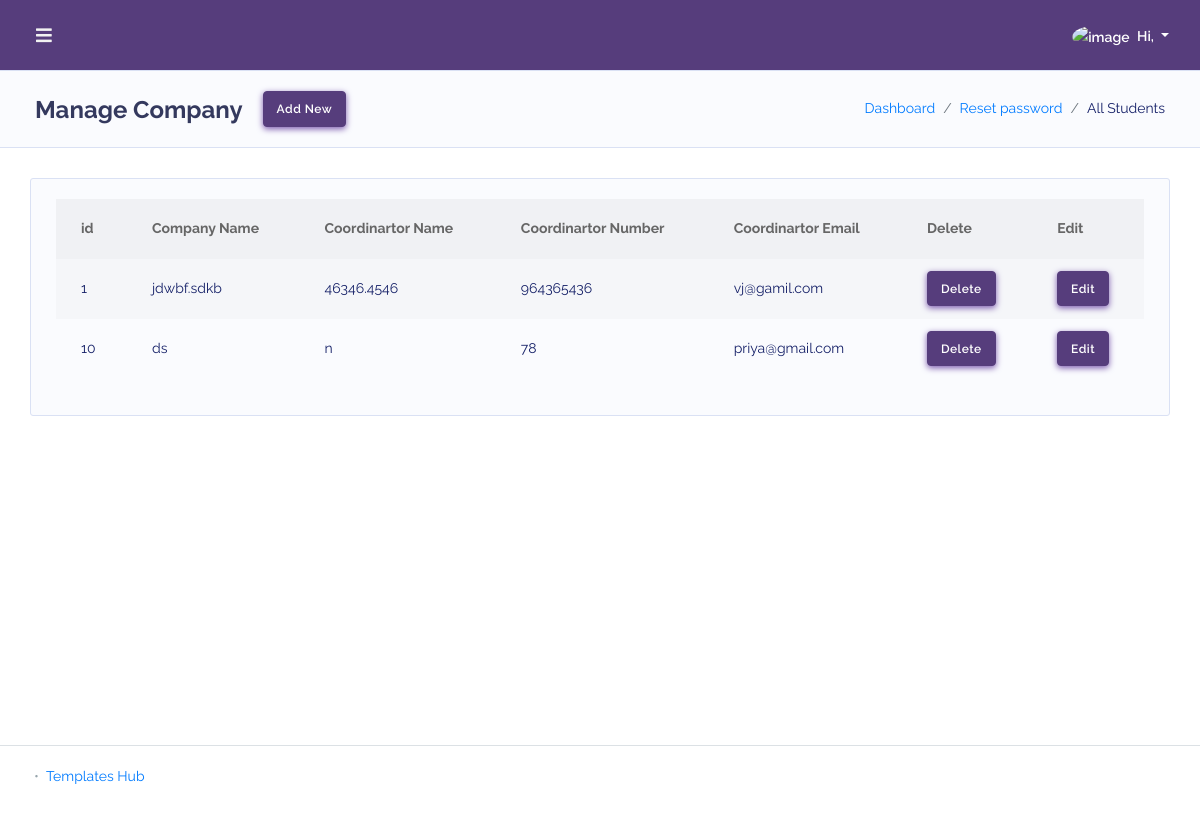
The page /admin/manage_company/index.php on the database its author committed.
### tables this page shows
CREATE TABLE `company` (
  `id` int(11) NOT NULL,
  `company_name` varchar(250) NOT NULL,
  `company_description` text NOT NULL,
  `email` varchar(250) NOT NULL,
  `phone` varchar(250) NOT NULL,
  `alternate_phone` varchar(250) NOT NULL,
  `user_name` varchar(250) NOT NULL,
  `password` varchar(250) NOT NULL,
  `address1` varchar(250) NOT NULL,
  `address2` varchar(250) NOT NULL,
  `state` varchar(250) NOT NULL,
  `city` varchar(250) NOT NULL,
  `zipcode` varchar(250) NOT NULL,
  `coordinator_phone` varchar(250) NOT NULL,
  `coordinator_name` varchar(250) NOT NULL,
  `coordinator_email` varchar(250) NOT NULL
);

### admin/manage_company/index.php (the view, shortened to what this page needs)
<!DOCTYPE html>
<html lang="en">
<head>
 <link rel="stylesheet" href="https://cdnjs.cloudflare.com/ajax/libs/font-awesome/5.15.4/css/all.min.css">
<link rel="stylesheet" href="../assets/modules/bootstrap/css/bootstrap.min.css">
<link rel="stylesheet" href="../assets/modules/fontawesome/css/all.min.css">
<link rel="stylesheet" href="../assets/modules/datatables/datatables.min.css">
<link rel="stylesheet" href="../assets/modules/datatables/DataTables-1.10.16/css/dataTables.bootstrap4.min.css">
<link rel="stylesheet" href="../assets/modules/datatables/Select-1.2.4/css/select.bootstrap4.min.css">
<link rel="stylesheet" href="../assets/css/style.min.css">
<link rel="stylesheet" href="../assets/css/components.min.css">
</head>
<?php
require_once '../db_config.php';
$selectQuery = "SELECT * FROM `company`";
$result =  mysqli_query($connection, $selectQuery);
?>
<body class="layout-4">
<div id="app">
    <div class="main-wrapper main-wrapper-1">
        <div class="navbar-bg"></div>
    <?php include '../header.php' ?>
        <div class="main-content">
            <section class="section">
                <div class="section-header">
                    <h1>Manage Company</h1>
                    <div class="section-header-button">
                        <a href="form.php" class="btn btn-primary">Add New </a>
                    </div>
                    <div class="section-header-breadcrumb">
                        <div class="breadcrumb-item active"><a href="#">Dashboard</a></div>
                        <div class="breadcrumb-item"><a href="/hp/reset-password.php">Reset password</a></div>
                        <div class="breadcrumb-item">All Students</div>
                    </div>
                </div>
                <div class="section-body">
                    <div class="row">
                        <div class="col-12">
                            <div class="card">
                        <div class="card-body">
                                    <div class="table-responsive">
                                        <table class="table table-striped v_center" id="companyTable">
                                            <thead>
                                            <tr>
                                                <th>id</th>
                                                <th>Company Name</th>
                                                <th>Coordinartor Name</th>
                                                <th>Coordinartor Number</th>
                                                <th>Coordinartor Email</th>
                                                <th>Delete</th>
                                                <th>Edit</th>
                                            </tr>
                                            </thead>
                                            <tbody>
                                                   <?php
		                                        while ($row = mysqli_fetch_assoc($result)) {
                                         ?>
                                                        <tr>
                                                           <td>
                                                            <?php echo $row["id"]; ?>
                                                           </td>
                                                           <td>
                                                                <?php echo $row["company_name"]; ?>
                                                            </td>
                                                             <td>
                                                                <?php echo $row["coordinator_name"]; ?>
                                                            </td>
                                                             <td>
                                                                <?php echo $row["coordinator_phone"]; ?>
                                                            </td>
                                                             <td>
                                                                <?php echo $row["coordinator_email"]; ?>
                                                            </td>
                                                            <td>
                                                                <button class="btn btn-primary" onClick='deleteRecord(<?php echo $row['id']?>)'>Delete</button>
                                                            </td>
                                                            <td>
                                                                <a  class="btn btn-primary"  href="form.php?id=<?php echo $row['id']?>">Edit</a>
                                                            </td>
                                                        </tr>
                                                    <?php
                                                    }
                                                    ?>
                                        </table>
                                    </div>
                                </div>
                            </div>
                        </div>
                    </div>
                </div>
            </section>
        </div>
        <footer class="main-footer">
            <div class="footer-left">
                 <div class="bullet"></div>  <a href="templateshub.net">Templates Hub</a>
            </div>
        </footer>
    </div>
</div>
</body>
</html>

### rows shown on the page
company: id "1", company_name "jdwbf.sdkb", coordinator_name "46346.4546", coordinator_phone "964365436", coordinator_email "vj@gamil.com"
company: id "10", company_name "ds", coordinator_name "n", coordinator_phone "78", coordinator_email "priya@gmail.com"
